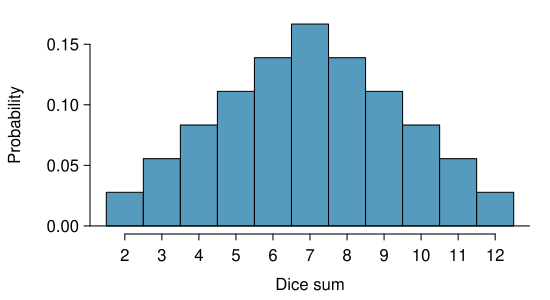

R code for this plot:
library(openintro)
data(COL)

probDist <- function(x,
                     prob,
                     labels1 = NA,
                     labels2 = NA,
                     thickness = NA,
                     col = NA,
                     ylim = NULL,
                     ...) {
  R <- range(x)
  R <- R + c(-1,1)*(R[2]-R[1])/20
  Ry <- c(0, range(prob)[2])
  if (!is.null(ylim)[1]) {
    Ry <- ylim
  }
  plot(x, prob, type = 'n', axes = F, xlim = R, ylim = Ry, ...)
  if(is.na(labels1)[1]) labels1 <- x
  if(is.na(labels2)[1]) labels2 <- TRUE
  axis(1, at = x, labels = labels1)
  make.bar(x, prob, thickness = thickness, col = col)
}

make.bar <- function(at,
                     height,
                     thickness = NA,
                     col = NA) {
  if (is.na(thickness)) {
    R <- range(at)
    minDiff <- min(diff(at))
    thickness <- min(c(minDiff), (R[2]-R[1])/12)
  }
  x1 <- at - thickness/2
  x2 <- at + thickness/2
  if (is.na(col)) {
    col <- 'grey'
  }
  for (i in 1:length(at)) {
    rect(x1[i], 0, x2[i], height[i], col = col)
  }
}

at = 2:12
prob = c(1:6, 5:1)/36

myPDF('diceSumDist.pdf', 5.5, 3,
      mar = c(3.3, 4.5, 0.8, 1),
      mgp = c(2, 0.55, 0))
probDist(at, prob,
         xlab = 'Dice sum',
         ylab = '',
         thickness = 1,
         col = COL[1])
abline(h = 0)
axis(2)
mtext('Probability', side = 2, 3.3, las = 0)
dev.off()
